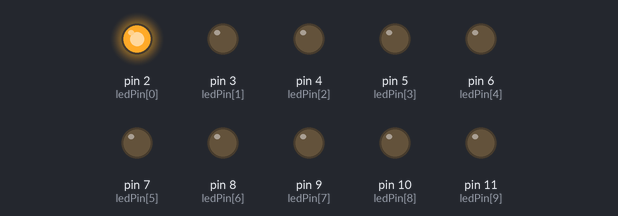
A sketch run on a simulated Arduino Uno, built with avr-gcc and run on an emulated ATmega328P. Parts: output pins drawn as LEDs (lit = HIGH).

Above: at 0.19 s.
At 1.8 s:
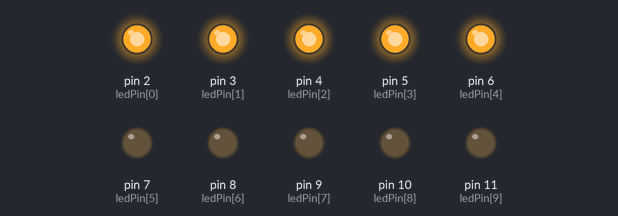
At 3.6 s:
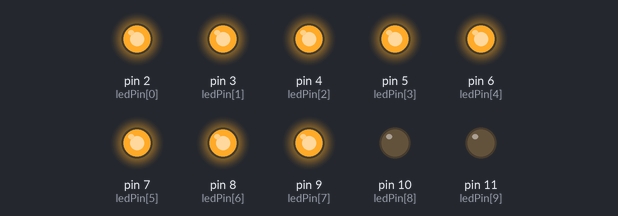
At 7.4 s:
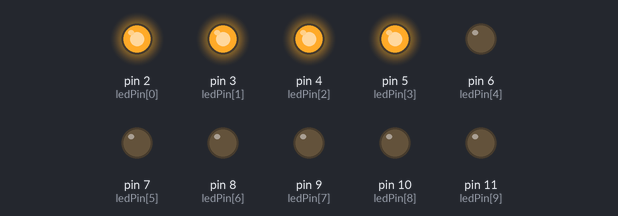
At 9.8 s:
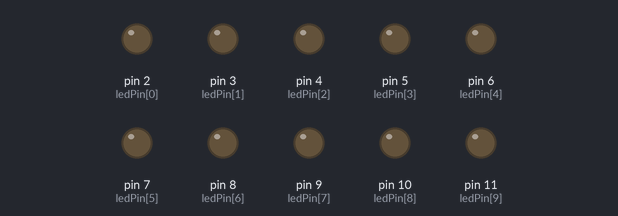
At 12.6 s:
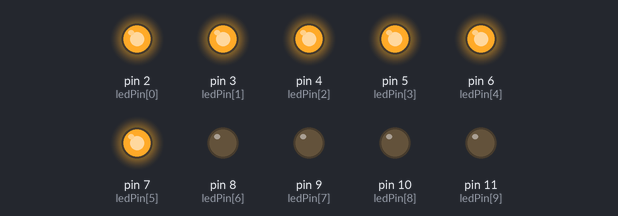
Timing chart, 0 to 13.3 s (numbered marks = the images above):
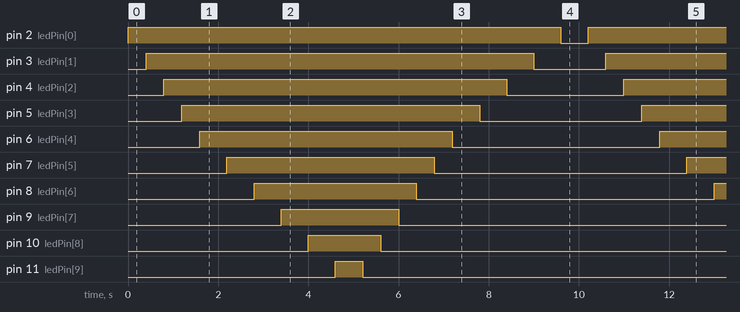

Measured:
- by itself, pin 2 (ledPin[0]): alternates HIGH for 9.6 s and LOW for 0.60 s
- by itself, pin 3 (ledPin[1]): alternates HIGH for 8.6 s and LOW for 1.6 s
- by itself, pin 4 (ledPin[2]): alternates HIGH for 7.6 s and LOW for 2.6 s
- by itself, pin 5 (ledPin[3]): alternates HIGH for 6.6 s and LOW for 3.6 s
- by itself, pin 6 (ledPin[4]): alternates HIGH for 5.6 s and LOW for 4.6 s
- by itself, pin 7 (ledPin[5]): alternates HIGH for 4.6 s and LOW for 5.6 s
- by itself, pin 8 (ledPin[6]): alternates HIGH for 3.6 s and LOW for 6.6 s
- by itself, pin 9 (ledPin[7]): alternates HIGH for 2.6 s and LOW for 7.6 s

The sketch:

Chuong3-Bai6.ino
```cpp
//bÀI 6:
byte ledPin[] = {2, 3, 4, 5, 6, 7, 8, 9, 10, 11};
void setup()
{
 for (int i=0; i<10; i++)
 {
    pinMode(ledPin[i],OUTPUT);  //Các chân LED là OUTPUT
    digitalWrite(ledPin[i],LOW); //M?c d?nh các dèn LED s? t?t
  }
}
void loop()
{
  for (int x = 0; x <= 4; x++)
  {
    digitalWrite(ledPin[x], HIGH);
    int y = 100;
    y++;
    delay(500 - y);
  }
  delay(200);
  for (int x = 5; x <= 9; x++)
  {
    digitalWrite(ledPin[x], HIGH);
    int z = 100;
    z++;
    delay(500 + z);
  }

  for (int x = 9; x >= 5; x--)
  {
    digitalWrite(ledPin[x], LOW);
    int y = 100;
    y++;
    delay(500 - y);
  }

  for (int x =4 ; x >= 0; x--)
  {
    digitalWrite(ledPin[x], LOW);
    int z = 100;
    z++;
    delay(500 + z);
  }
}
```
